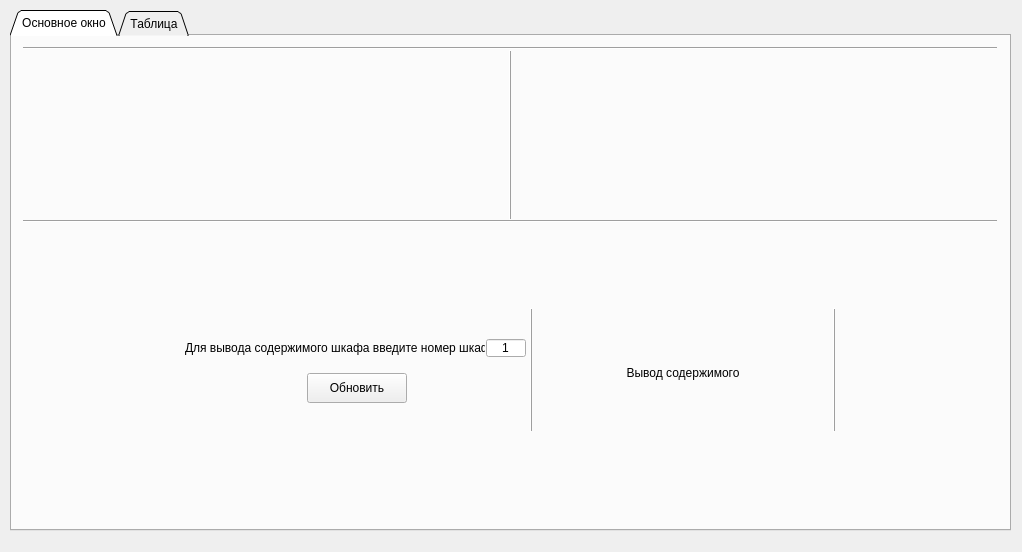
<?xml version="1.0" encoding="UTF-8"?>
<ui version="4.0">
 <class>MainWindow</class>
 <widget class="QMainWindow" name="MainWindow">
  <property name="geometry">
   <rect>
    <x>0</x>
    <y>0</y>
    <width>1022</width>
    <height>552</height>
   </rect>
  </property>
  <property name="windowTitle">
   <string>MainWindow</string>
  </property>
  <property name="windowIcon">
   <iconset resource="res.qrc">
    <normaloff>:/images/resources/pngegg (1).png</normaloff>:/images/resources/pngegg (1).png</iconset>
  </property>
  <property name="styleSheet">
   <string notr="true"/>
  </property>
  <widget class="QWidget" name="centralWidget">
   <widget class="QTabWidget" name="tabWidget">
    <property name="geometry">
     <rect>
      <x>10</x>
      <y>10</y>
      <width>1001</width>
      <height>521</height>
     </rect>
    </property>
    <property name="styleSheet">
     <string notr="true">background-color: none;</string>
    </property>
    <property name="tabShape">
     <enum>QTabWidget::Triangular</enum>
    </property>
    <property name="currentIndex">
     <number>0</number>
    </property>
    <property name="iconSize">
     <size>
      <width>4</width>
      <height>5</height>
     </size>
    </property>
    <property name="elideMode">
     <enum>Qt::ElideNone</enum>
    </property>
    <widget class="QWidget" name="tab">
     <attribute name="title">
      <string>Основное окно</string>
     </attribute>
     <widget class="QWidget" name="layoutWidget">
      <property name="geometry">
       <rect>
        <x>0</x>
        <y>0</y>
        <width>996</width>
        <height>493</height>
       </rect>
      </property>
      <layout class="QVBoxLayout" name="verticalLayout_3">
       <property name="spacing">
        <number>0</number>
       </property>
       <item>
        <spacer name="verticalSpacer_4">
         <property name="orientation">
          <enum>Qt::Vertical</enum>
         </property>
         <property name="sizeHint" stdset="0">
          <size>
           <width>20</width>
           <height>40</height>
          </size>
         </property>
        </spacer>
       </item>
       <item>
        <widget class="Line" name="line_3">
         <property name="orientation">
          <enum>Qt::Horizontal</enum>
         </property>
        </widget>
       </item>
       <item>
        <layout class="QHBoxLayout" name="horizontalLayout_4">
         <property name="spacing">
          <number>0</number>
         </property>
         <item>
          <widget class="Book" name="shelfBookWidget" native="true">
           <property name="sizePolicy">
            <sizepolicy hsizetype="Fixed" vsizetype="Fixed">
             <horstretch>0</horstretch>
             <verstretch>0</verstretch>
            </sizepolicy>
           </property>
           <property name="minimumSize">
            <size>
             <width>498</width>
             <height>170</height>
            </size>
           </property>
           <property name="maximumSize">
            <size>
             <width>498</width>
             <height>170</height>
            </size>
           </property>
          </widget>
         </item>
         <item>
          <widget class="Line" name="line">
           <property name="frameShadow">
            <enum>QFrame::Raised</enum>
           </property>
           <property name="orientation">
            <enum>Qt::Vertical</enum>
           </property>
          </widget>
         </item>
         <item>
          <widget class="BookCase" name="shelfCaseWidget" native="true">
           <property name="sizePolicy">
            <sizepolicy hsizetype="Fixed" vsizetype="Fixed">
             <horstretch>0</horstretch>
             <verstretch>0</verstretch>
            </sizepolicy>
           </property>
           <property name="minimumSize">
            <size>
             <width>491</width>
             <height>162</height>
            </size>
           </property>
           <property name="maximumSize">
            <size>
             <width>491</width>
             <height>162</height>
            </size>
           </property>
          </widget>
         </item>
        </layout>
       </item>
       <item>
        <widget class="Line" name="line_2">
         <property name="styleSheet">
          <string notr="true"/>
         </property>
         <property name="orientation">
          <enum>Qt::Horizontal</enum>
         </property>
        </widget>
       </item>
       <item>
        <layout class="QHBoxLayout" name="horizontalLayout_5">
         <property name="spacing">
          <number>0</number>
         </property>
         <item>
          <spacer name="horizontalSpacer_3">
           <property name="orientation">
            <enum>Qt::Horizontal</enum>
           </property>
           <property name="sizeHint" stdset="0">
            <size>
             <width>40</width>
             <height>20</height>
            </size>
           </property>
          </spacer>
         </item>
         <item>
          <layout class="QHBoxLayout" name="horizontalLayout_3">
           <property name="spacing">
            <number>0</number>
           </property>
           <property name="sizeConstraint">
            <enum>QLayout::SetFixedSize</enum>
           </property>
           <item>
            <layout class="QVBoxLayout" name="verticalLayout_2">
             <property name="sizeConstraint">
              <enum>QLayout::SetFixedSize</enum>
             </property>
             <item>
              <spacer name="verticalSpacer_2">
               <property name="orientation">
                <enum>Qt::Vertical</enum>
               </property>
               <property name="sizeHint" stdset="0">
                <size>
                 <width>20</width>
                 <height>40</height>
                </size>
               </property>
              </spacer>
             </item>
             <item>
              <layout class="QVBoxLayout" name="verticalLayout">
               <property name="spacing">
                <number>0</number>
               </property>
               <property name="sizeConstraint">
                <enum>QLayout::SetFixedSize</enum>
               </property>
               <item>
                <layout class="QHBoxLayout" name="horizontalLayout">
                 <property name="spacing">
                  <number>1</number>
                 </property>
                 <property name="rightMargin">
                  <number>4</number>
                 </property>
                 <item>
                  <widget class="QLabel" name="label_3">
                   <property name="sizePolicy">
                    <sizepolicy hsizetype="Fixed" vsizetype="Fixed">
                     <horstretch>0</horstretch>
                     <verstretch>0</verstretch>
                    </sizepolicy>
                   </property>
                   <property name="maximumSize">
                    <size>
                     <width>300</width>
                     <height>20</height>
                    </size>
                   </property>
                   <property name="text">
                    <string>Для вывода содержимого шкафа введите номер шкафа:</string>
                   </property>
                  </widget>
                 </item>
                 <item>
                  <widget class="QSpinBox" name="numberCaseBox">
                   <property name="enabled">
                    <bool>true</bool>
                   </property>
                   <property name="sizePolicy">
                    <sizepolicy hsizetype="Fixed" vsizetype="Fixed">
                     <horstretch>0</horstretch>
                     <verstretch>0</verstretch>
                    </sizepolicy>
                   </property>
                   <property name="minimumSize">
                    <size>
                     <width>40</width>
                     <height>15</height>
                    </size>
                   </property>
                   <property name="maximumSize">
                    <size>
                     <width>50</width>
                     <height>20</height>
                    </size>
                   </property>
                   <property name="toolTipDuration">
                    <number>-1</number>
                   </property>
                   <property name="statusTip">
                    <string/>
                   </property>
                   <property name="layoutDirection">
                    <enum>Qt::LeftToRight</enum>
                   </property>
                   <property name="wrapping">
                    <bool>false</bool>
                   </property>
                   <property name="alignment">
                    <set>Qt::AlignCenter</set>
                   </property>
                   <property name="buttonSymbols">
                    <enum>QAbstractSpinBox::NoButtons</enum>
                   </property>
                   <property name="minimum">
                    <number>1</number>
                   </property>
                  </widget>
                 </item>
                </layout>
               </item>
               <item>
                <spacer name="verticalSpacer">
                 <property name="orientation">
                  <enum>Qt::Vertical</enum>
                 </property>
                 <property name="sizeType">
                  <enum>QSizePolicy::Fixed</enum>
                 </property>
                 <property name="sizeHint" stdset="0">
                  <size>
                   <width>20</width>
                   <height>15</height>
                  </size>
                 </property>
                </spacer>
               </item>
               <item>
                <layout class="QHBoxLayout" name="horizontalLayout_2">
                 <item>
                  <spacer name="horizontalSpacer">
                   <property name="orientation">
                    <enum>Qt::Horizontal</enum>
                   </property>
                   <property name="sizeType">
                    <enum>QSizePolicy::Fixed</enum>
                   </property>
                   <property name="sizeHint" stdset="0">
                    <size>
                     <width>70</width>
                     <height>20</height>
                    </size>
                   </property>
                  </spacer>
                 </item>
                 <item>
                  <widget class="QPushButton" name="resetDisplayButton">
                   <property name="sizePolicy">
                    <sizepolicy hsizetype="Fixed" vsizetype="Fixed">
                     <horstretch>0</horstretch>
                     <verstretch>0</verstretch>
                    </sizepolicy>
                   </property>
                   <property name="minimumSize">
                    <size>
                     <width>100</width>
                     <height>30</height>
                    </size>
                   </property>
                   <property name="maximumSize">
                    <size>
                     <width>100</width>
                     <height>30</height>
                    </size>
                   </property>
                   <property name="text">
                    <string>Обновить</string>
                   </property>
                  </widget>
                 </item>
                 <item>
                  <spacer name="horizontalSpacer_2">
                   <property name="orientation">
                    <enum>Qt::Horizontal</enum>
                   </property>
                   <property name="sizeType">
                    <enum>QSizePolicy::Fixed</enum>
                   </property>
                   <property name="sizeHint" stdset="0">
                    <size>
                     <width>70</width>
                     <height>20</height>
                    </size>
                   </property>
                  </spacer>
                 </item>
                </layout>
               </item>
              </layout>
             </item>
             <item>
              <spacer name="verticalSpacer_3">
               <property name="orientation">
                <enum>Qt::Vertical</enum>
               </property>
               <property name="sizeHint" stdset="0">
                <size>
                 <width>20</width>
                 <height>40</height>
                </size>
               </property>
              </spacer>
             </item>
            </layout>
           </item>
           <item>
            <widget class="Line" name="line_4">
             <property name="sizePolicy">
              <sizepolicy hsizetype="Fixed" vsizetype="Fixed">
               <horstretch>0</horstretch>
               <verstretch>0</verstretch>
              </sizepolicy>
             </property>
             <property name="minimumSize">
              <size>
               <width>0</width>
               <height>124</height>
              </size>
             </property>
             <property name="frameShadow">
              <enum>QFrame::Raised</enum>
             </property>
             <property name="orientation">
              <enum>Qt::Vertical</enum>
             </property>
            </widget>
           </item>
           <item>
            <widget class="QLabel" name="displayLabel">
             <property name="sizePolicy">
              <sizepolicy hsizetype="Fixed" vsizetype="Fixed">
               <horstretch>250</horstretch>
               <verstretch>250</verstretch>
              </sizepolicy>
             </property>
             <property name="minimumSize">
              <size>
               <width>300</width>
               <height>300</height>
              </size>
             </property>
             <property name="maximumSize">
              <size>
               <width>300</width>
               <height>300</height>
              </size>
             </property>
             <property name="styleSheet">
              <string notr="true"/>
             </property>
             <property name="midLineWidth">
              <number>11</number>
             </property>
             <property name="text">
              <string>Вывод содержимого</string>
             </property>
             <property name="alignment">
              <set>Qt::AlignCenter</set>
             </property>
            </widget>
           </item>
           <item>
            <widget class="Line" name="line_5">
             <property name="sizePolicy">
              <sizepolicy hsizetype="Fixed" vsizetype="Fixed">
               <horstretch>0</horstretch>
               <verstretch>0</verstretch>
              </sizepolicy>
             </property>
             <property name="minimumSize">
              <size>
               <width>0</width>
               <height>124</height>
              </size>
             </property>
             <property name="frameShadow">
              <enum>QFrame::Raised</enum>
             </property>
             <property name="orientation">
              <enum>Qt::Vertical</enum>
             </property>
            </widget>
           </item>
          </layout>
         </item>
         <item>
          <spacer name="horizontalSpacer_4">
           <property name="orientation">
            <enum>Qt::Horizontal</enum>
           </property>
           <property name="sizeHint" stdset="0">
            <size>
             <width>40</width>
             <height>20</height>
            </size>
           </property>
          </spacer>
         </item>
        </layout>
       </item>
      </layout>
     </widget>
    </widget>
    <widget class="QWidget" name="tab_2">
     <attribute name="title">
      <string>Таблица</string>
     </attribute>
     <widget class="QTableView" name="tableView">
      <property name="geometry">
       <rect>
        <x>230</x>
        <y>50</y>
        <width>521</width>
        <height>391</height>
       </rect>
      </property>
      <property name="sizeAdjustPolicy">
       <enum>QAbstractScrollArea::AdjustToContentsOnFirstShow</enum>
      </property>
      <attribute name="horizontalHeaderDefaultSectionSize">
       <number>170</number>
      </attribute>
      <attribute name="horizontalHeaderMinimumSectionSize">
       <number>165</number>
      </attribute>
     </widget>
    </widget>
   </widget>
  </widget>
  <widget class="QMenuBar" name="menuBar">
   <property name="geometry">
    <rect>
     <x>0</x>
     <y>0</y>
     <width>1022</width>
     <height>21</height>
    </rect>
   </property>
  </widget>
 </widget>
 <layoutdefault spacing="6" margin="11"/>
 <customwidgets>
  <customwidget>
   <class>BookCase</class>
   <extends>QWidget</extends>
   <header>bookcase.h</header>
   <container>1</container>
  </customwidget>
  <customwidget>
   <class>Book</class>
   <extends>QWidget</extends>
   <header>book.h</header>
   <container>1</container>
  </customwidget>
 </customwidgets>
 <resources>
  <include location="res.qrc"/>
 </resources>
 <connections/>
</ui>
